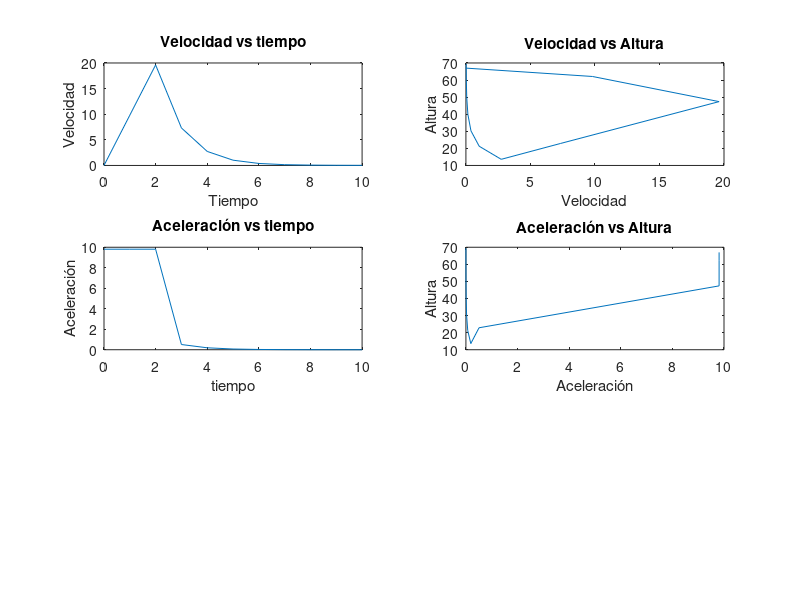

Reproduce this figure in MATLAB.
%REALIZADO POR>
%Alberto Navarrete A01442954
%Jemuel Flores A01367182
%Grecia Pacheco A01366730
%Oscar Reyes A01369421
%MAIN
clc; clear all;
t=[0:1:10];
ra=2;
B=input("Escriba la magnitud del campo eléctrico: (Recomendado 25) ");
Res=input("Escriba la magnitud de la resistencia en Ohms: (Recomendado 40)");

m=800;
g=9.81;
e=2.718;
Fg=m*g;

k=((B.^2)*4*(pi.^2)*(ra.^2))/Res;
v=[];
v1=[];
alti=67;


%Velocidad
va=0;
i=1;
while va<19
    v1(i)=9.81*t(i);
    va=v1(i);
    i=i+1;
end
r=i-1;   
t0=t(i-1);
v0=va;
for i=r:length(t)
     if va>=0
         x=-k*t(i)/m;
         v1(i)=((-e^((-k/m)*(t(i)-t0)))*(g-k*v0)+g)/k;
         va=v1(i);
     end
    if va<0
        v1(i)=0;
    end

end
%Altura Caida Libre

for i=1:(r+1)
    h2(i)=alti-(0.5)*(g)*(t(i).^2);
    
end

%Altura Frenado Magnético
for i=(r+2):length(t)
    x=((-k*t(i))+t0*k)/m;
    term1= ((e.^x)-1);
    term2=m*(Fg-v1(i)*k);
    term3=(term1*term2)/(k.^2);
    term4=((Fg*t(i))/k);
    term5=(-Fg*t0)/(k);
    h2(i)=term3+term4+term5;
    
end

%Aceleración Caida Libre

for i=1:(r+1)
    v3(i)=9.81;
    
    
end
%Aceleración
for i=(r+1):length(t)
    x=-(k*t(i))/m;
    v3(i)=(((e^x).*Fg)/m);
    
    
end



subplot(3,2,1),plot(t,v1);
title('Velocidad vs tiempo');
xlabel('Tiempo');
ylabel('Velocidad');

subplot(3,2,2),plot(v1,h2);
title('Velocidad vs Altura');
ylabel('Altura');
xlabel('Velocidad');

subplot(3,2,3),plot(t,v3);
title('Aceleración vs tiempo');
xlabel('tiempo');
ylabel('Aceleración');

subplot(3,2,4),plot(v3,h2);
title('Aceleración vs Altura');
ylabel('Altura');
xlabel('Aceleración');